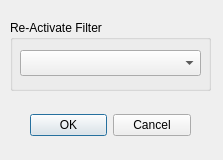
<?xml version="1.0" encoding="UTF-8"?>
<ui version="4.0">
 <class>ReactivateFilter</class>
 <widget class="QDialog" name="ReactivateFilter">
  <property name="windowModality">
   <enum>Qt::WindowModal</enum>
  </property>
  <property name="enabled">
   <bool>true</bool>
  </property>
  <property name="geometry">
   <rect>
    <x>0</x>
    <y>0</y>
    <width>223</width>
    <height>160</height>
   </rect>
  </property>
  <property name="maximumSize">
   <size>
    <width>16777215</width>
    <height>16777215</height>
   </size>
  </property>
  <property name="windowTitle">
   <string>Reactivate Filter</string>
  </property>
  <property name="toolTip">
   <string/>
  </property>
  <property name="modal">
   <bool>false</bool>
  </property>
  <widget class="QDialogButtonBox" name="buttonBox">
   <property name="geometry">
    <rect>
     <x>30</x>
     <y>100</y>
     <width>161</width>
     <height>51</height>
    </rect>
   </property>
   <property name="orientation">
    <enum>Qt::Horizontal</enum>
   </property>
   <property name="standardButtons">
    <set>QDialogButtonBox::Cancel|QDialogButtonBox::Ok</set>
   </property>
  </widget>
  <widget class="QGroupBox" name="groupBox">
   <property name="geometry">
    <rect>
     <x>10</x>
     <y>20</y>
     <width>201</width>
     <height>71</height>
    </rect>
   </property>
   <property name="title">
    <string>Re-Activate Filter</string>
   </property>
   <widget class="QComboBox" name="comboBox">
    <property name="geometry">
     <rect>
      <x>10</x>
      <y>30</y>
      <width>181</width>
      <height>26</height>
     </rect>
    </property>
   </widget>
  </widget>
 </widget>
 <resources/>
 <connections>
  <connection>
   <sender>buttonBox</sender>
   <signal>accepted()</signal>
   <receiver>ReactivateFilter</receiver>
   <slot>accept()</slot>
   <hints>
    <hint type="sourcelabel">
     <x>248</x>
     <y>254</y>
    </hint>
    <hint type="destinationlabel">
     <x>157</x>
     <y>274</y>
    </hint>
   </hints>
  </connection>
  <connection>
   <sender>buttonBox</sender>
   <signal>rejected()</signal>
   <receiver>ReactivateFilter</receiver>
   <slot>reject()</slot>
   <hints>
    <hint type="sourcelabel">
     <x>316</x>
     <y>260</y>
    </hint>
    <hint type="destinationlabel">
     <x>286</x>
     <y>274</y>
    </hint>
   </hints>
  </connection>
 </connections>
</ui>
